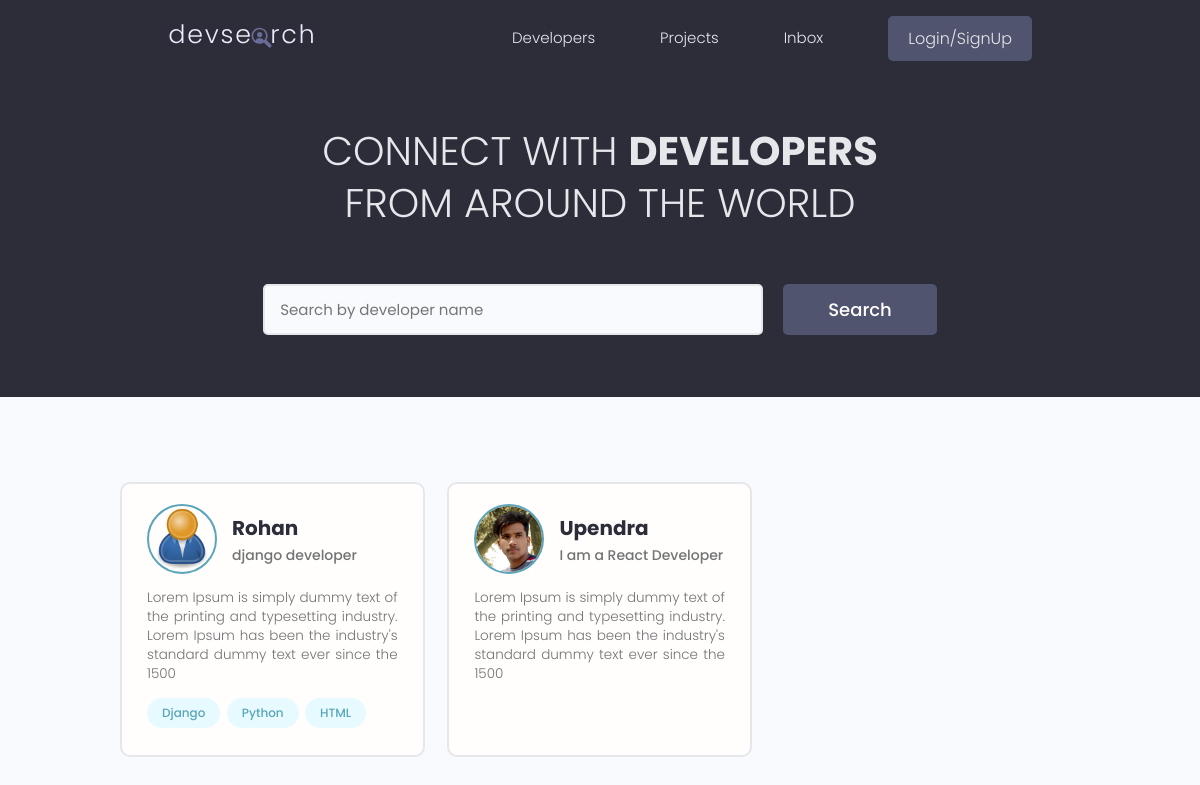
The page / on the database its author committed.
### users/models.py (models this page shows, shortened)
class Profile(models.Model):
    user = models.OneToOneField(User, on_delete=models.CASCADE, null=True, blank=True)
    name = models.CharField(max_length=200, null=True, blank=True)
    username = models.TextField(max_length=200, null=True, blank=True)
    email = models.EmailField(max_length=500, null=True, blank=True)
    location = models.TextField(max_length=200, null=True, blank=True)
    short_intro = models.TextField(max_length=200, null=True, blank=True)
    bio = models.TextField(null=True, blank=True)
    profile_image = models.ImageField(null=True, blank=True, upload_to='profiles/', default='profiles/user_default.png')
    social_github = models.CharField(max_length=200, null=True, blank=True)
    social_twitter = models.CharField(max_length=200, null=True, blank=True)
    social_linkedin = models.CharField(max_length=200, null=True, blank=True)
    social_youtube = models.CharField(max_length=200, null=True, blank=True)
    social_website = models.CharField(max_length=200, null=True, blank=True)
    created = models.DateTimeField(auto_now_add=True)
    id = models.UUIDField(default=uuid.uuid4, unique=True, editable=False, primary_key=True)

class Skill(models.Model):
    owner = models.ForeignKey(Profile, on_delete=models.CASCADE, null=True, blank=True)
    name = models.CharField(max_length=200, null=True, blank=True)
    description = models.TextField(null=True, blank=True)
    def __str__(self):
        return str(self.name)

### users/views.py (the view)
# urls.py: path('', views.profiles , name= 'profiles' ),
def profiles(request):
    profiles = Profile.objects.all()
    context = {'profiles': profiles}
    return render(request, 'users/profiles.html', context)

### users/templates/users/profiles.html (shortened to what this page needs)
{% extends 'main.html' %}
{% block content %}
 <main class="home">
    <section class="hero-section text-center">
      <div class="container container--narrow">
        <div class="hero-section__box">
          <h2>CONNECT WITH <span>DEVELOPERS</span></h2>
          <h2>FROM AROUND THE WORLD</h2>
        </div>
        <div class="hero-section__search">
          <form class="form" action="#" method="get">
            <div class="form__field">
              <input class="input input--text" id="formInput#search" type="text" name="text"
                placeholder="Search by developer name" />
            </div>
            <input class="btn btn--sub btn--lg" type="submit" value="Search" />
          </form>
        </div>
      </div>
    </section>
    <section class="devlist">
      <div class="container">
        <div class="grid grid--three">
          {% for profile in profiles %}
          <div class="column card">
            <div class="dev">
              <a href="{% url 'user-profile' profile.id %}" class="card__body">
                <div class="dev__profile">
                  <img class="avatar avatar--md" src="{{profile.profile_image.url}}" alt="image" />
                  <div class="dev__meta">
                    <h3>{{profile.name}}</h3>
                    <h5>{{profile.short_intro}}</h5>
                  </div>
                </div>
                <p class="dev__info">
                  {{profile.bio|slice:"150"}}
                </p>
                <div class="project__tags">
                    {% for skill in profile.skill_set.all%}
                    <span class="tag tag--pill tag--main">
                        <small>{{skill}}</small>
                    </span>
                    {% endfor %}
                </div>
              </a>
            </div>
          </div>
          {% endfor %}
        </div>
      </div>
    </section>
  </main>
{% endblock content %}

### static/styles/app.css (style rules this page uses)
:root { --color-sub: #2d2d39; }
.btn--sub { background-color: var(--color-sub-light); }
.card { border: 2px solid var(--color-light); }
img { width: 100%; }
.hero-section { height: 40vh; display: flex; align-items: center; background-color: var(--color-sub); }
.hero-section__box { margin-bottom: 4rem; }
.hero-section__box > h2, .hero-section__box > h2 > span { font-size: 4rem; color: var(--color-light); line-height: 1.3; text-transform: uppercase; }
.hero-section__box > h2 { font-weight: 300; }
.hero-section__box > h2 > span { font-weight: 700; }
.hero-section__search > .form { display: flex; align-items: center; justify-content: center; gap: 2rem; }
.hero-section__search > .form input.input--text { width: 50rem; }
.devlist { margin-top: 8rem; }
.devlist .grid { align-items: stretch; }
.devlist .dev .dev__profile { display: flex; align-items: center; gap: 1.5rem; }
.devlist .dev .dev__meta h3 { color: var(--color-sub); font-size: 2rem; font-weight: 700; }
.devlist .dev .dev__meta h5 { color: var(--color-text); font-size: 1.4rem; font-weight: 500; }
.devlist .dev .dev__info { margin: 1.5rem 0; font-size: 1.35rem; line-height: 1.4; text-align: justify; }

### static/uikit/styles/modules/_variables.css (style rules this page uses)
:root { --color-main: #5aa5b9; --color-main-light: #e6faff; --color-sub: #3f4156; --color-sub-light: #51546e; --color-sub-lighter: #ededfd; --color-text: #737373; --color-gray: #8b8b8b; --color-light: #e5e7eb; --color-light-gray: #767676; --color-bg: #f8fafd; --color-white: #fffefd; --color-white-light: #f3f3f3; --color-success: #359e64; --color-success-bg: #def8e8; --color-error: #fc4b0b; --color-error-bg: #fff2ee; --font-base: 'Poppins', arial, helvetica, 'Segoe UI', roboto, ubuntu, sans-serif; --font-monospace: 'Fira Code', 'Courier New', courier, monospace; --font-regular: 300; --font-medium: 500; --font-bold: 700; --generic-shadow: 1px 1px 5px #00000010; --generic-transition: all 0.3s ease-in-out; }

### static/uikit/styles/modules/_base.css (style rules this page uses)
* { margin: 0; padding: 0; box-sizing: border-box; text-rendering: optimizeLegibility; color: inherit; font-size: inherit; }
html { font-size: 50%; }
@media only screen and (min-width: 480px) { html { font-size: 56.25%; } }
@media only screen and (min-width: 1200px) { html { font-size: 62.5%; } }
body { line-height: 1.6; font-weight: 400; font-size: 1.5rem; color: var(--color-text); background-color: var(--color-bg); min-height: 100vh; }

### static/uikit/styles/modules/_typography.css (style rules this page uses)
* { font-family: var(--font-base); }
h2 { font-size: 3.6rem; font-weight: var(--font-bold); }
h3 { font-size: 3.2rem; font-weight: var(--font-medium); }
h5 { font-size: 2.4rem; font-weight: var(--font-medium); }
h5, h6 { font-weight: var(--font-regular); }
p, span, strong { font-size: 1.6rem; color: var(--color-text); font-weight: var(--font-regular); }
a { padding-bottom: 2px; text-decoration: none; display: inline-block; color: var(--color-main); font-weight: var(--font-medium); }

### static/uikit/styles/modules/_utilities.css (style rules this page uses)
.container { width: 92%; max-width: 165rem; margin: 0 auto; box-sizing: border-box; }
.container--narrow { width: 92%; max-width: 120rem; }
@media screen and (min-width: 1000px) { .container { width: 90%; } }
@media screen and (min-width: 1000px) { .container--narrow { width: 85%; } }
@media screen and (min-width: 1200px) { .container { width: 80%; } }
@media screen and (min-width: 1200px) { .container--narrow { width: 72%; } }
.text-center { text-align: center; }

### static/uikit/styles/modules/_avatar.css (style rules this page uses)
.avatar { border-radius: 50%; border: 2px solid var(--color-main); object-fit: cover; }
.avatar--md { height: 7rem; width: 7rem; }

### static/uikit/styles/modules/_button.css (style rules this page uses)
.btn { display: inline-block; position: relative; cursor: pointer; background-color: var(--color-light); font-weight: var(--font-medium); color: var(--color-sub); text-decoration: none; padding: 1rem 2rem; border-radius: 0.5rem; border: none; width: -webkit-fit-content; width: -moz-fit-content; width: fit-content; height: -webkit-fit-content; height: -moz-fit-content; height: fit-content; font-size: 1.6rem; outline-width: 0; outline-color: transparent; -webkit-backface-visibility: hidden; backface-visibility: hidden; transition: all 0.3s ease-in-out; }
.btn--sub { background-color: var(--color-sub); color: var(--color-white); }
.btn--lg { font-size: 1.8rem; padding: 1.2rem 4.5rem; }

### static/uikit/styles/modules/_card.css (style rules this page uses)
.card { border-radius: 1rem; background-color: var(--color-white); border: 1.5px solid var(--color-light); width: auto; height: auto; margin-top: 0.5rem; margin-bottom: 0.5rem; overflow: hidden; }
.card__body, .card__header { padding: 2rem 2.5rem; }

### rows shown on the page
Profile: profile_image (placeholder picture), name "Rohan", short_intro "django developer", bio "Lorem Ipsum is simply dummy text of the printing and typesetting industry. Lorem Ipsum has been the industry's standard dummy text ever since the 1500"
Skill: name "Django"
Skill: name "Python"
Skill: name "HTML"
Profile: profile_image (picture), name "Upendra", short_intro "I am a React Developer", bio "Lorem Ipsum is simply dummy text of the printing and typesetting industry. Lorem Ipsum has been the industry's standard dummy text ever since the 1500"
